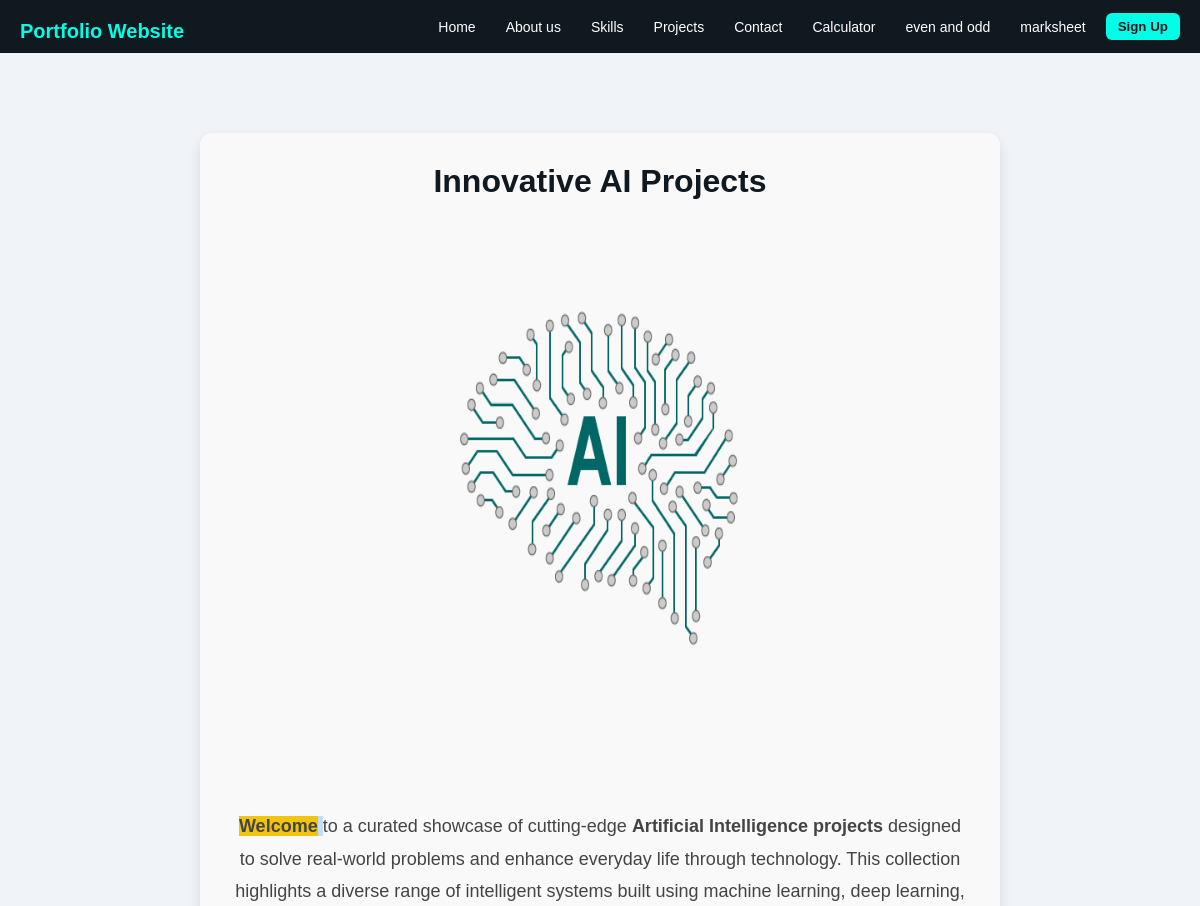
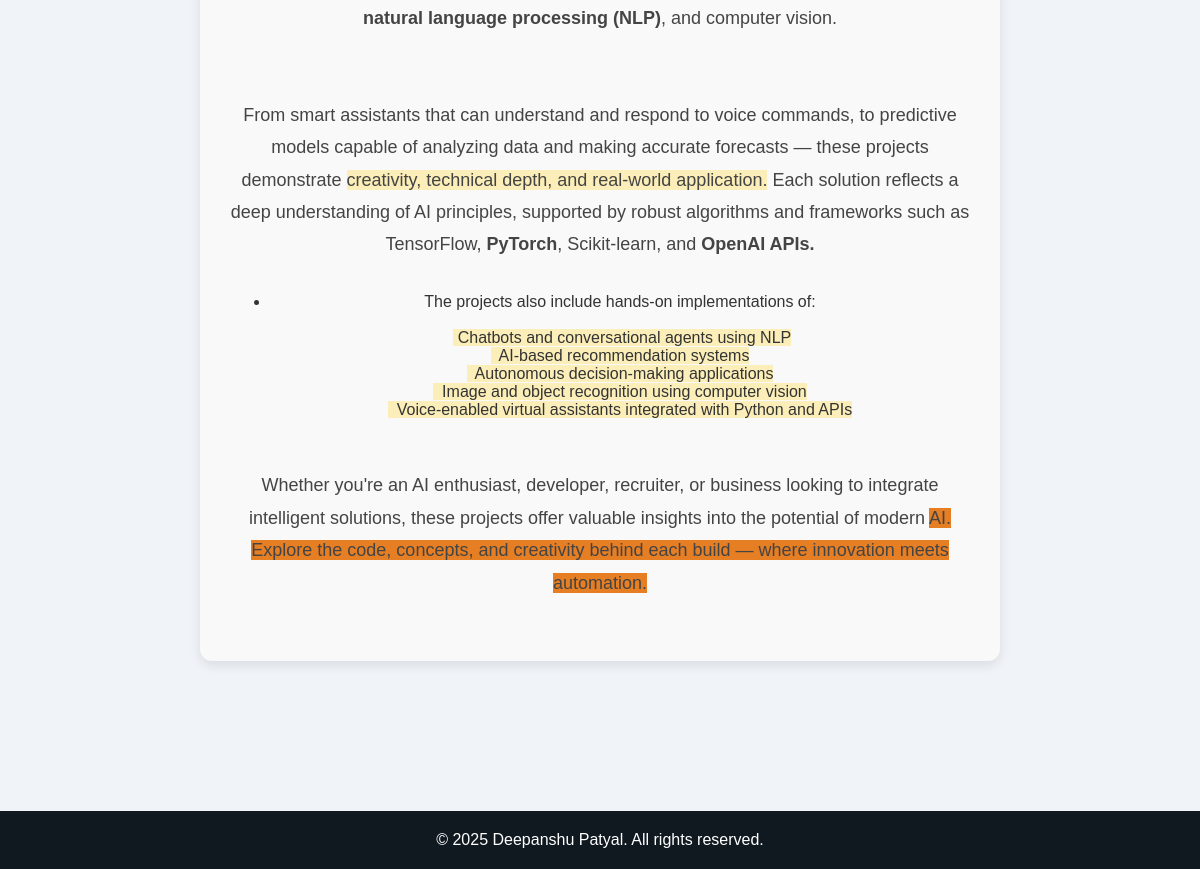
Screenshot of /portfoliodetails/ai-projects with the database file from the repository (2 pictures, top to bottom).
### portfolio/models.py (models this page shows)
class portfolio(models.Model):
    portfolio_title = models.CharField(max_length=100)
    portfolio_desc = HTMLField()
    portfolio_imag=models.FileField(upload_to="portfolio/",max_length=250,null=True,default=None)
    portfolio_slug = models.SlugField(unique=True, null=True, default=None)

### BharatBuilds/views.py (the view)
# urls.py: path('portfoliodetails/<slug>',views.portfoliodetails),
def portfoliodetails(request,slug):
    portfolio_details=portfolio.objects.get(portfolio_slug=slug)
    data={
        'portfoliodetails':portfolio_details
    }
    return render(request,'portfoliodetails.html',data)

### templates/portfoliodetails.html (shortened to what this page needs)
{% extends "base.html" %}
{% block content %}
{% load static %}
<div class="portfolio-details">
  <h1>{{ portfoliodetails.portfolio_title }}</h1>
  <div class="img">
    {% if portfoliodetails.portfolio_imag != Null %}
    <img src="/media/{{ portfoliodetails.portfolio_imag}}"style="width:500px; height:500px; border-radius:20px;"/>
    {% endif %}
  </div><br><br><br>
  <p>{{ portfoliodetails.portfolio_desc | safe }}</p>
</div>
{% endblock %}

### static/index.css (style rules this page uses)
* { box-sizing: border-box; }
body, html { overflow-x: hidden; max-width: 100vw; }

### static/style1.css (style rules this page uses)
* { margin: 0; padding: 0; box-sizing: border-box; }
div { margin-top: 10px; }

### static/style2.css (style rules this page uses)
ul { padding-left: 40px; }

### static/style3.css (style rules this page uses)
html, body { height: 100%; margin: 0; padding: 0; display: flex; flex-direction: column; }

### static/responsive.css (style rules this page uses)
* { margin: 0; padding: 0; box-sizing: border-box; }
body, html { width: 100%; overflow-x: hidden; font-family: 'Poppins', sans-serif; }

### templates/portfoliodetails.html (style rules this page uses)
.portfolio-details { max-width: 800px; margin: 80px auto; padding: 30px; background-color: #f9f9f9; border-radius: 12px; box-shadow: 0 4px 12px rgba(0,0,0,0.1); text-align: center; }
.portfolio-details h1 { font-size: 32px; color: #101820; margin-bottom: 20px; }
.portfolio-details p { font-size: 18px; color: #444; line-height: 1.8; }

### rows the page displays
portfolio: portfolio_title "Innovative AI Projects", portfolio_imag (picture), portfolio_desc "Welcome to a curated showcase of cutting-edge Artificial Intelligence projects designed to solve real-world problems and enhance everyday life through technology. This collection highlights a diverse range of intelligent systems built using machine learning, deep learning, natural language processing (NLP) , and computer vision. From smart assistants that can understand and respond to voice commands, to predictive models capable of analyzing data and making accurate forecasts — these projects demonstrate creativity, technical depth, and real-world application. Each solution reflects a deep understanding of AI principles, supported by robust algorithms and frameworks such as TensorFlow,…"
